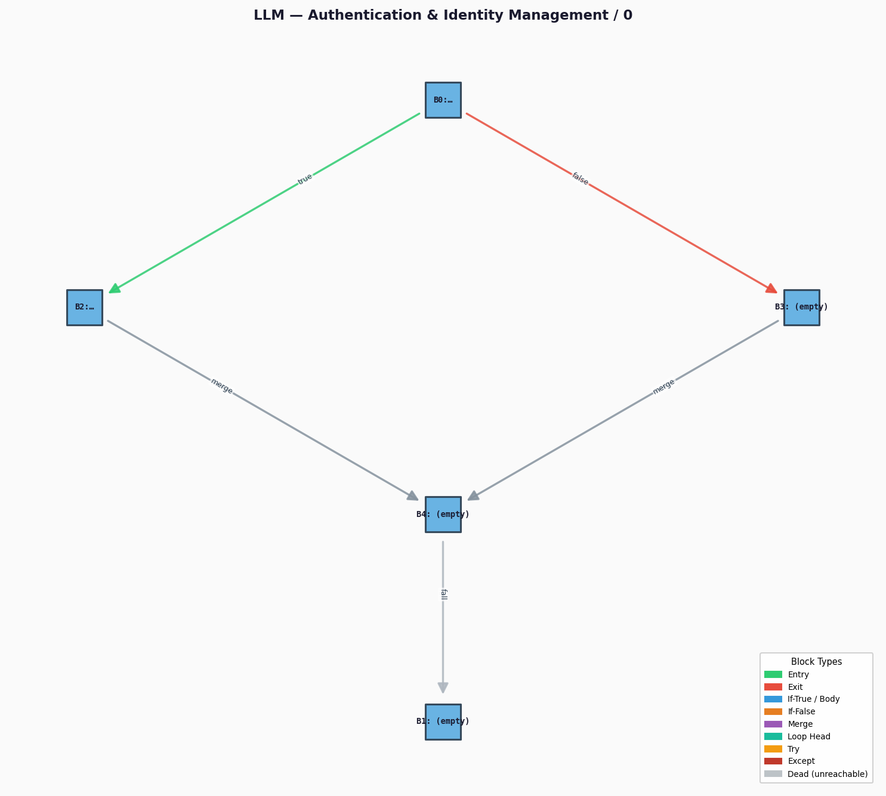
#> input picture Project_1_Similarity_Struc_Testing/reports/cfg/Authentication_and_Identity_Management/0_llm_cfg.png, 886 x 796 px, shrunk from 1485 x 1335 before the run, given in place of input_video.mp4, which was not available
$ python response_003.py
#> lines starting #> are read from the running program, lines starting #| are printed output that depends on the picture
import cv2
import numpy as np

def adjust_brightness_contrast (image ,brightness =0 ,contrast =0 ):

    brightness =int ((brightness -0.5 )*255 )
    contrast =int ((contrast -0.5 )*255 )

    adjusted =cv2 .convertScaleAbs (image ,alpha =1 +contrast /127.0 ,beta =brightness )
    return adjusted

def enhance_video (input_path ,output_path ):

#> called with input_path = 'input_video.mp4', output_path = 'enhanced_video.mp4'
    cap =cv2 .VideoCapture (input_path )

    frame_count =int (cap .get (cv2 .CAP_PROP_FRAME_COUNT ))
    fps =cap .get (cv2 .CAP_PROP_FPS )
    width =int (cap .get (cv2 .CAP_PROP_FRAME_WIDTH ))
    height =int (cap .get (cv2 .CAP_PROP_FRAME_HEIGHT ))

    fourcc =cv2 .VideoWriter_fourcc (*'XVID')
    out =cv2 .VideoWriter (output_path ,fourcc ,fps ,(width ,height ))

    while cap .isOpened ():
        ret ,frame =cap .read ()
#> frame is the input picture: shape (796, 886, 3); mean B, G, R 248, 247.7, 247
        if not ret :
            break

        lab =cv2 .cvtColor (frame ,cv2 .COLOR_BGR2Lab )
#> lab: shape (796, 886, 3); mean of channels 0, 1, 2 248.7, 127.9, 127.8

        l ,a ,b =cv2 .split (lab )
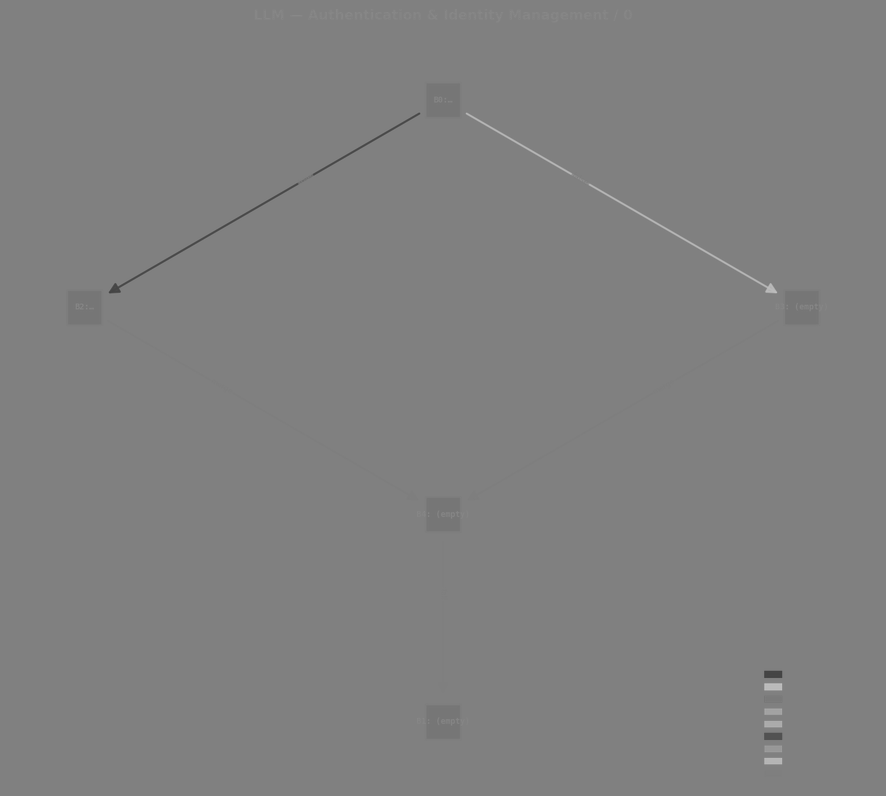
#> a: shape (796, 886); min 65, max 194, mean 127.9

        clahe =cv2 .createCLAHE (clipLimit =3.0 ,tileGridSize =(8 ,8 ))
        cl =clahe .apply (l )
        lab =cv2 .merge ((cl ,a ,b ))
#> lab: shape (796, 886, 3); mean of channels 0, 1, 2 246.7, 127.9, 127.8

        frame_clahe =cv2 .cvtColor (lab ,cv2 .COLOR_Lab2BGR )

        frame_adj =adjust_brightness_contrast (frame_clahe ,brightness =0.5 ,contrast =0.5 )

        kernel =np .array ([[0 ,-1 ,0 ],[-1 ,5 ,-1 ],[0 ,-1 ,0 ]])
        frame_sharp =cv2 .filter2D (frame_adj ,-1 ,kernel )

        out .write (frame_sharp )

    cap .release ()
    out .release ()

input_video_path ='input_video.mp4'
output_video_path ='enhanced_video.mp4'

enhance_video (input_video_path ,output_video_path )

$ run again, on Project_1_Similarity_Struc_Testing/reports/cfg/Authentication_and_Identity_Management/1_llm&ref_cfg.png
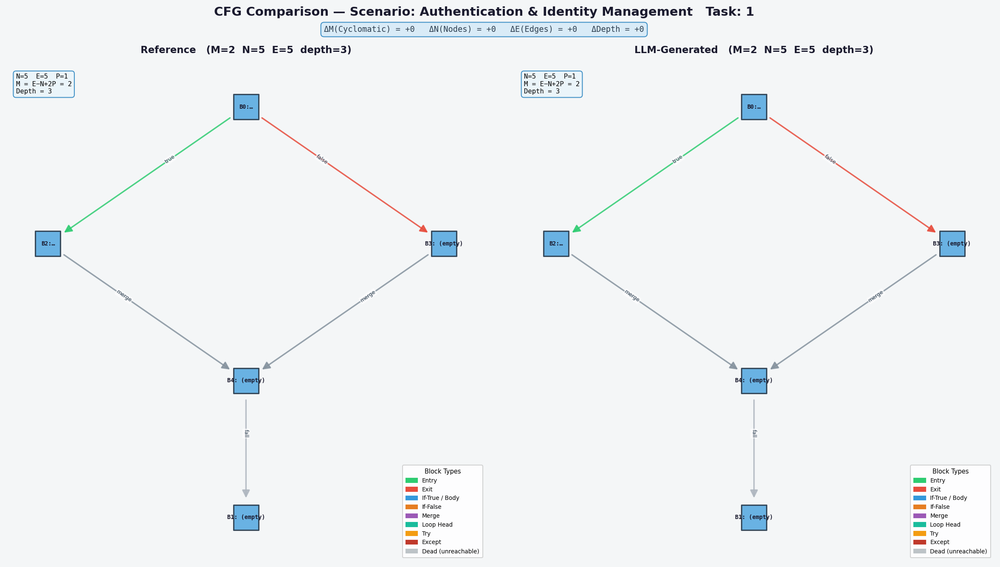
#> input picture Project_1_Similarity_Struc_Testing/reports/cfg/Authentication_and_Identity_Management/1_llm&ref_cfg.png, 1000 x 567 px, shrunk from 2355 x 1335 before the run, given in place of input_video.mp4, which was not available
#> in enhance_video, frame is the input picture: shape (567, 1000, 3); mean B, G, R 243.9, 242.2, 239.3
#> in enhance_video, `l ,a ,b =cv2 .split (lab )`:
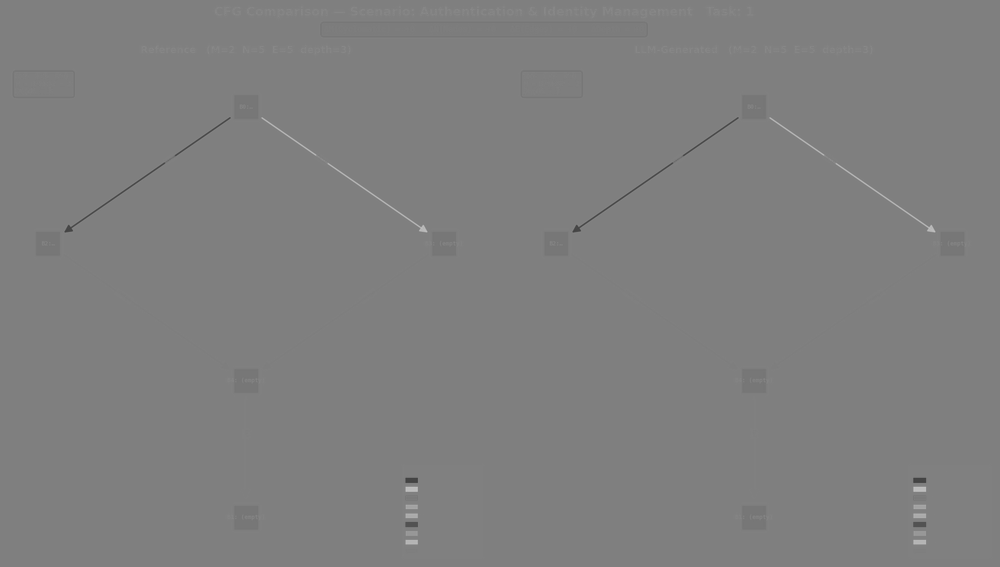
#> a: shape (567, 1000); min 65, max 194, mean 127
#> in enhance_video, `frame_sharp =cv2 .filter2D (frame_adj ,-1 ,kernel )`:
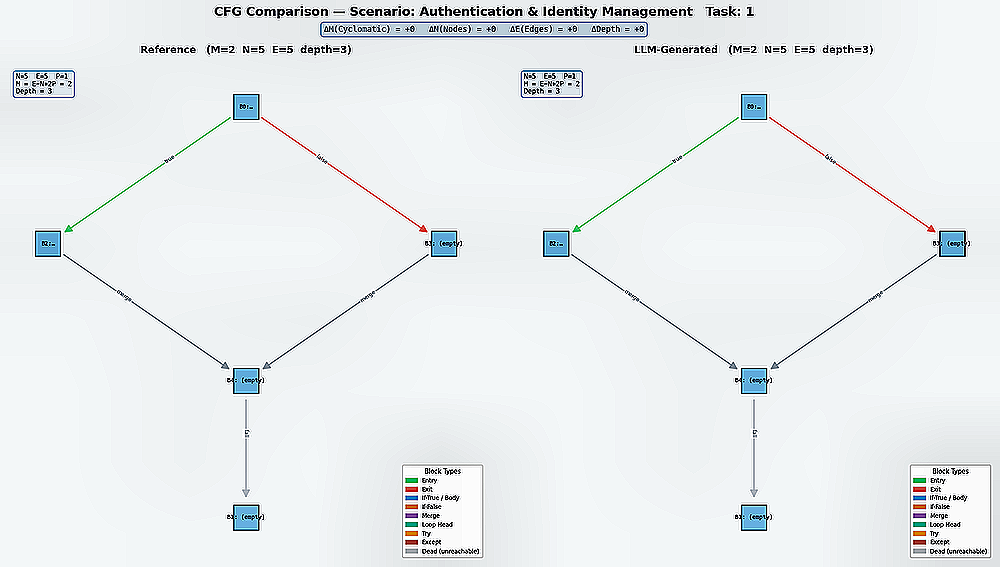
#> frame_sharp: shape (567, 1000, 3); mean B, G, R 238.6, 237, 232.8
